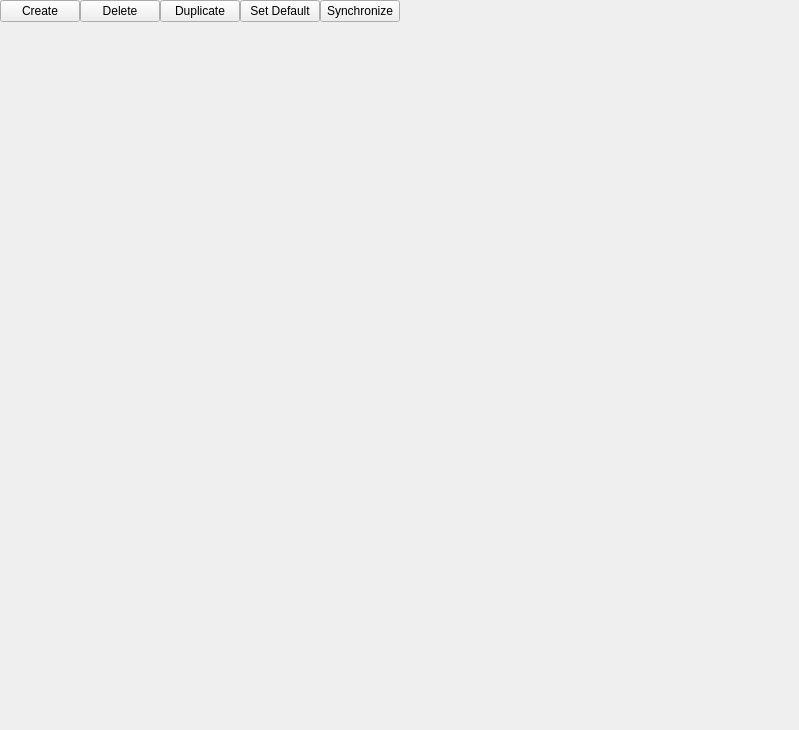
<?xml version="1.0" encoding="UTF-8"?>
<ui version="4.0">
 <class>PlanBookWidget</class>
 <widget class="QWidget" name="PlanBookWidget">
  <property name="geometry">
   <rect>
    <x>0</x>
    <y>0</y>
    <width>799</width>
    <height>730</height>
   </rect>
  </property>
  <property name="windowTitle">
   <string>Form</string>
  </property>
  <layout class="QVBoxLayout" name="verticalLayout">
   <property name="spacing">
    <number>0</number>
   </property>
   <property name="leftMargin">
    <number>0</number>
   </property>
   <property name="topMargin">
    <number>0</number>
   </property>
   <property name="rightMargin">
    <number>0</number>
   </property>
   <property name="bottomMargin">
    <number>0</number>
   </property>
   <item>
    <layout class="QHBoxLayout" name="horizontalLayout">
     <item>
      <widget class="QPushButton" name="pushButtonCreatePlan">
       <property name="text">
        <string>Create</string>
       </property>
      </widget>
     </item>
     <item>
      <widget class="QPushButton" name="pushButtonDeletePlan">
       <property name="text">
        <string>Delete</string>
       </property>
      </widget>
     </item>
     <item>
      <widget class="QPushButton" name="pushButtonDuplicatePlan">
       <property name="text">
        <string>Duplicate</string>
       </property>
      </widget>
     </item>
     <item>
      <widget class="QPushButton" name="pushButtonSetDefaultPlan">
       <property name="text">
        <string>Set Default</string>
       </property>
      </widget>
     </item>
     <item>
      <widget class="QPushButton" name="pushButtonSynchronizePlans">
       <property name="text">
        <string>Synchronize</string>
       </property>
      </widget>
     </item>
     <item>
      <spacer name="horizontalSpacer">
       <property name="orientation">
        <enum>Qt::Orientation::Horizontal</enum>
       </property>
       <property name="sizeHint" stdset="0">
        <size>
         <width>40</width>
         <height>20</height>
        </size>
       </property>
      </spacer>
     </item>
    </layout>
   </item>
   <item>
    <widget class="MultiView" name="widgetPlans" native="true">
     <property name="sizePolicy">
      <sizepolicy hsizetype="Preferred" vsizetype="Expanding">
       <horstretch>0</horstretch>
       <verstretch>0</verstretch>
      </sizepolicy>
     </property>
    </widget>
   </item>
  </layout>
 </widget>
 <customwidgets>
  <customwidget>
   <class>MultiView</class>
   <extends>QWidget</extends>
   <header location="global">components/MultiView.hpp</header>
   <container>1</container>
  </customwidget>
 </customwidgets>
 <resources/>
 <connections>
  <connection>
   <sender>pushButtonCreatePlan</sender>
   <signal>clicked()</signal>
   <receiver>PlanBookWidget</receiver>
   <slot>createPlan()</slot>
   <hints>
    <hint type="sourcelabel">
     <x>310</x>
     <y>193</y>
    </hint>
    <hint type="destinationlabel">
     <x>399</x>
     <y>364</y>
    </hint>
   </hints>
  </connection>
  <connection>
   <sender>pushButtonDeletePlan</sender>
   <signal>clicked()</signal>
   <receiver>PlanBookWidget</receiver>
   <slot>deletePlan()</slot>
   <hints>
    <hint type="sourcelabel">
     <x>396</x>
     <y>193</y>
    </hint>
    <hint type="destinationlabel">
     <x>399</x>
     <y>364</y>
    </hint>
   </hints>
  </connection>
  <connection>
   <sender>pushButtonDuplicatePlan</sender>
   <signal>clicked()</signal>
   <receiver>PlanBookWidget</receiver>
   <slot>duplicatePlan()</slot>
   <hints>
    <hint type="sourcelabel">
     <x>482</x>
     <y>193</y>
    </hint>
    <hint type="destinationlabel">
     <x>399</x>
     <y>364</y>
    </hint>
   </hints>
  </connection>
  <connection>
   <sender>pushButtonSynchronizePlans</sender>
   <signal>clicked()</signal>
   <receiver>PlanBookWidget</receiver>
   <slot>synchronizePlans()</slot>
   <hints>
    <hint type="sourcelabel">
     <x>298</x>
     <y>13</y>
    </hint>
    <hint type="destinationlabel">
     <x>399</x>
     <y>364</y>
    </hint>
   </hints>
  </connection>
  <connection>
   <sender>pushButtonSetDefaultPlan</sender>
   <signal>clicked()</signal>
   <receiver>PlanBookWidget</receiver>
   <slot>setDefaultPlan()</slot>
   <hints>
    <hint type="sourcelabel">
     <x>298</x>
     <y>13</y>
    </hint>
    <hint type="destinationlabel">
     <x>399</x>
     <y>364</y>
    </hint>
   </hints>
  </connection>
 </connections>
 <slots>
  <slot>createPlan()</slot>
  <slot>deletePlan()</slot>
  <slot>duplicatePlan()</slot>
  <slot>synchronizePlans()</slot>
  <slot>setDefaultPlan()</slot>
 </slots>
</ui>
